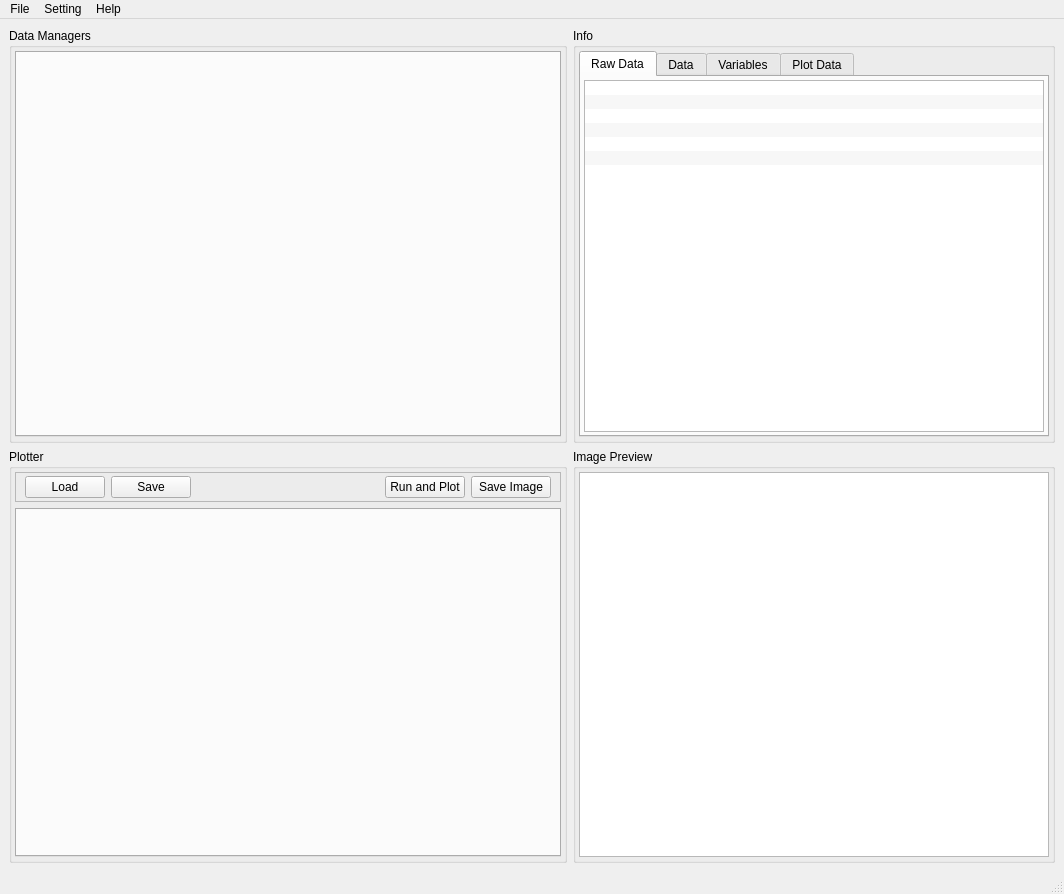
<?xml version="1.0" encoding="UTF-8"?>
<ui version="4.0">
 <class>MainWindow</class>
 <widget class="QMainWindow" name="MainWindow">
  <property name="enabled">
   <bool>true</bool>
  </property>
  <property name="geometry">
   <rect>
    <x>0</x>
    <y>0</y>
    <width>1064</width>
    <height>894</height>
   </rect>
  </property>
  <property name="font">
   <font>
    <pointsize>9</pointsize>
   </font>
  </property>
  <property name="windowTitle">
   <string>EChem Plotter</string>
  </property>
  <property name="windowIcon">
   <iconset>
    <normaloff>../icon.ico</normaloff>../icon.ico</iconset>
  </property>
  <property name="styleSheet">
   <string notr="true"/>
  </property>
  <property name="locale">
   <locale language="English" country="UnitedStates"/>
  </property>
  <widget class="QWidget" name="centralwidget">
   <layout class="QGridLayout" name="gridLayout">
    <item row="2" column="0">
     <widget class="QGroupBox" name="plotterGB">
      <property name="title">
       <string>Plotter</string>
      </property>
      <layout class="QVBoxLayout" name="verticalLayout_3">
       <property name="leftMargin">
        <number>3</number>
       </property>
       <property name="topMargin">
        <number>3</number>
       </property>
       <property name="rightMargin">
        <number>3</number>
       </property>
       <property name="bottomMargin">
        <number>3</number>
       </property>
       <item>
        <widget class="QFrame" name="frame">
         <property name="minimumSize">
          <size>
           <width>0</width>
           <height>30</height>
          </size>
         </property>
         <property name="frameShape">
          <enum>QFrame::StyledPanel</enum>
         </property>
         <property name="frameShadow">
          <enum>QFrame::Raised</enum>
         </property>
         <layout class="QHBoxLayout" name="horizontalLayout_2">
          <property name="topMargin">
           <number>0</number>
          </property>
          <property name="rightMargin">
           <number>9</number>
          </property>
          <property name="bottomMargin">
           <number>0</number>
          </property>
          <item>
           <widget class="QPushButton" name="plotLoadPB">
            <property name="maximumSize">
             <size>
              <width>120</width>
              <height>16777215</height>
             </size>
            </property>
            <property name="toolTip">
             <string>&lt;html&gt;&lt;head/&gt;&lt;body&gt;&lt;p&gt;Load plot method.&lt;/p&gt;&lt;/body&gt;&lt;/html&gt;</string>
            </property>
            <property name="whatsThis">
             <string>&lt;html&gt;&lt;head/&gt;&lt;body&gt;&lt;p&gt;&lt;br/&gt;&lt;/p&gt;&lt;/body&gt;&lt;/html&gt;</string>
            </property>
            <property name="layoutDirection">
             <enum>Qt::LeftToRight</enum>
            </property>
            <property name="text">
             <string>Load</string>
            </property>
           </widget>
          </item>
          <item>
           <widget class="QPushButton" name="plotSavePB">
            <property name="maximumSize">
             <size>
              <width>120</width>
              <height>16777215</height>
             </size>
            </property>
            <property name="toolTip">
             <string>&lt;html&gt;&lt;head/&gt;&lt;body&gt;&lt;p&gt;Save current plot method.&lt;/p&gt;&lt;/body&gt;&lt;/html&gt;</string>
            </property>
            <property name="whatsThis">
             <string>&lt;html&gt;&lt;head/&gt;&lt;body&gt;&lt;p&gt;&lt;br/&gt;&lt;/p&gt;&lt;/body&gt;&lt;/html&gt;</string>
            </property>
            <property name="text">
             <string>Save</string>
            </property>
           </widget>
          </item>
          <item>
           <spacer name="horizontalSpacer">
            <property name="orientation">
             <enum>Qt::Horizontal</enum>
            </property>
            <property name="sizeHint" stdset="0">
             <size>
              <width>188</width>
              <height>20</height>
             </size>
            </property>
           </spacer>
          </item>
          <item>
           <widget class="QPushButton" name="runAndPlotPB">
            <property name="toolTip">
             <string>&lt;html&gt;&lt;head/&gt;&lt;body&gt;&lt;p&gt;Run all data managers, and then plot.&lt;/p&gt;&lt;p&gt;Use this button to plot if you haven't run a data manager after edit it.&lt;/p&gt;&lt;/body&gt;&lt;/html&gt;</string>
            </property>
            <property name="whatsThis">
             <string>&lt;html&gt;&lt;head/&gt;&lt;body&gt;&lt;p&gt;&lt;br/&gt;&lt;/p&gt;&lt;/body&gt;&lt;/html&gt;</string>
            </property>
            <property name="text">
             <string>Run and Plot</string>
            </property>
           </widget>
          </item>
          <item>
           <widget class="QPushButton" name="saveImagePB">
            <property name="toolTip">
             <string>&lt;html&gt;&lt;head/&gt;&lt;body&gt;&lt;p&gt;Save image with the image format setting.&lt;/p&gt;&lt;/body&gt;&lt;/html&gt;</string>
            </property>
            <property name="whatsThis">
             <string>&lt;html&gt;&lt;head/&gt;&lt;body&gt;&lt;p&gt;&lt;br/&gt;&lt;/p&gt;&lt;/body&gt;&lt;/html&gt;</string>
            </property>
            <property name="text">
             <string>Save Image</string>
            </property>
           </widget>
          </item>
         </layout>
        </widget>
       </item>
       <item>
        <widget class="QTabWidget" name="pltTabs">
         <property name="currentIndex">
          <number>-1</number>
         </property>
        </widget>
       </item>
      </layout>
     </widget>
    </item>
    <item row="2" column="1">
     <widget class="QGroupBox" name="imageGB">
      <property name="title">
       <string>Image Preview</string>
      </property>
      <layout class="QVBoxLayout" name="verticalLayout_4">
       <property name="leftMargin">
        <number>3</number>
       </property>
       <property name="topMargin">
        <number>3</number>
       </property>
       <property name="rightMargin">
        <number>3</number>
       </property>
       <property name="bottomMargin">
        <number>3</number>
       </property>
       <item>
        <widget class="QGraphicsView" name="canvas"/>
       </item>
      </layout>
     </widget>
    </item>
    <item row="0" column="1">
     <widget class="QGroupBox" name="infoGB">
      <property name="title">
       <string>Info</string>
      </property>
      <layout class="QVBoxLayout" name="verticalLayout_2">
       <property name="leftMargin">
        <number>3</number>
       </property>
       <property name="topMargin">
        <number>3</number>
       </property>
       <property name="rightMargin">
        <number>3</number>
       </property>
       <property name="bottomMargin">
        <number>3</number>
       </property>
       <item>
        <widget class="QTabWidget" name="infoTabs">
         <property name="currentIndex">
          <number>0</number>
         </property>
         <widget class="QWidget" name="rawDataTab">
          <attribute name="title">
           <string>Raw Data</string>
          </attribute>
          <layout class="QGridLayout" name="gridLayout_2">
           <property name="leftMargin">
            <number>3</number>
           </property>
           <property name="topMargin">
            <number>3</number>
           </property>
           <property name="rightMargin">
            <number>3</number>
           </property>
           <property name="bottomMargin">
            <number>3</number>
           </property>
           <item row="0" column="0">
            <widget class="QListWidget" name="rawDataInfoList">
             <property name="showDropIndicator" stdset="0">
              <bool>false</bool>
             </property>
             <property name="alternatingRowColors">
              <bool>true</bool>
             </property>
             <property name="selectionMode">
              <enum>QAbstractItemView::NoSelection</enum>
             </property>
             <property name="horizontalScrollMode">
              <enum>QAbstractItemView::ScrollPerPixel</enum>
             </property>
             <property name="resizeMode">
              <enum>QListView::Adjust</enum>
             </property>
             <property name="uniformItemSizes">
              <bool>true</bool>
             </property>
             <item>
              <property name="text">
               <string/>
              </property>
             </item>
             <item>
              <property name="text">
               <string/>
              </property>
             </item>
             <item>
              <property name="text">
               <string/>
              </property>
             </item>
             <item>
              <property name="text">
               <string/>
              </property>
             </item>
             <item>
              <property name="text">
               <string/>
              </property>
             </item>
             <item>
              <property name="text">
               <string/>
              </property>
             </item>
            </widget>
           </item>
          </layout>
         </widget>
         <widget class="QWidget" name="dataTab">
          <attribute name="title">
           <string>Data</string>
          </attribute>
          <layout class="QVBoxLayout" name="verticalLayout_6">
           <property name="leftMargin">
            <number>3</number>
           </property>
           <property name="topMargin">
            <number>3</number>
           </property>
           <property name="rightMargin">
            <number>3</number>
           </property>
           <property name="bottomMargin">
            <number>3</number>
           </property>
           <item>
            <widget class="QTableWidget" name="dataInfoTable">
             <property name="rowCount">
              <number>0</number>
             </property>
             <property name="columnCount">
              <number>4</number>
             </property>
             <column/>
             <column/>
             <column/>
             <column/>
            </widget>
           </item>
          </layout>
         </widget>
         <widget class="QWidget" name="varTab">
          <attribute name="title">
           <string>Variables</string>
          </attribute>
          <layout class="QVBoxLayout" name="verticalLayout_7">
           <property name="leftMargin">
            <number>3</number>
           </property>
           <property name="topMargin">
            <number>3</number>
           </property>
           <property name="rightMargin">
            <number>3</number>
           </property>
           <property name="bottomMargin">
            <number>3</number>
           </property>
           <item>
            <widget class="QTableWidget" name="varInfoTable">
             <property name="rowCount">
              <number>0</number>
             </property>
             <property name="columnCount">
              <number>2</number>
             </property>
             <attribute name="horizontalHeaderCascadingSectionResizes">
              <bool>false</bool>
             </attribute>
             <attribute name="horizontalHeaderDefaultSectionSize">
              <number>150</number>
             </attribute>
             <attribute name="horizontalHeaderShowSortIndicator" stdset="0">
              <bool>false</bool>
             </attribute>
             <attribute name="horizontalHeaderStretchLastSection">
              <bool>true</bool>
             </attribute>
             <column/>
             <column/>
            </widget>
           </item>
          </layout>
         </widget>
         <widget class="QWidget" name="plotDataTab">
          <attribute name="title">
           <string>Plot Data</string>
          </attribute>
          <layout class="QVBoxLayout" name="verticalLayout_8">
           <property name="leftMargin">
            <number>3</number>
           </property>
           <property name="topMargin">
            <number>3</number>
           </property>
           <property name="rightMargin">
            <number>3</number>
           </property>
           <property name="bottomMargin">
            <number>3</number>
           </property>
           <item>
            <widget class="QTableWidget" name="plotDataInfoTable">
             <property name="rowCount">
              <number>0</number>
             </property>
             <property name="columnCount">
              <number>4</number>
             </property>
             <attribute name="horizontalHeaderStretchLastSection">
              <bool>false</bool>
             </attribute>
             <column/>
             <column/>
             <column/>
             <column/>
            </widget>
           </item>
          </layout>
         </widget>
        </widget>
       </item>
      </layout>
     </widget>
    </item>
    <item row="0" column="0">
     <widget class="QGroupBox" name="mngGB">
      <property name="toolTip">
       <string/>
      </property>
      <property name="whatsThis">
       <string>&lt;html&gt;&lt;head/&gt;&lt;body&gt;&lt;p&gt;&lt;br/&gt;&lt;/p&gt;&lt;/body&gt;&lt;/html&gt;</string>
      </property>
      <property name="title">
       <string>Data Managers</string>
      </property>
      <layout class="QVBoxLayout" name="verticalLayout">
       <property name="spacing">
        <number>6</number>
       </property>
       <property name="leftMargin">
        <number>3</number>
       </property>
       <property name="topMargin">
        <number>3</number>
       </property>
       <property name="rightMargin">
        <number>3</number>
       </property>
       <property name="bottomMargin">
        <number>3</number>
       </property>
       <item>
        <widget class="QTabWidget" name="mngTabs">
         <property name="currentIndex">
          <number>-1</number>
         </property>
        </widget>
       </item>
      </layout>
     </widget>
    </item>
   </layout>
  </widget>
  <widget class="QStatusBar" name="statusbar"/>
  <widget class="QMenuBar" name="menuBar">
   <property name="geometry">
    <rect>
     <x>0</x>
     <y>0</y>
     <width>1064</width>
     <height>21</height>
    </rect>
   </property>
   <widget class="QMenu" name="menua">
    <property name="title">
     <string>File</string>
    </property>
    <addaction name="menuSaveTemplate"/>
    <addaction name="menuLoadTemplate"/>
    <addaction name="menuLoadDataMethod"/>
    <addaction name="meunBatchProcess"/>
   </widget>
   <widget class="QMenu" name="menuHelp">
    <property name="title">
     <string>Help</string>
    </property>
    <addaction name="menuDoc"/>
   </widget>
   <widget class="QMenu" name="menuSetting">
    <property name="title">
     <string>Setting</string>
    </property>
    <addaction name="menuImageFormat"/>
   </widget>
   <addaction name="menua"/>
   <addaction name="menuSetting"/>
   <addaction name="menuHelp"/>
  </widget>
  <action name="menuNewDataMethod">
   <property name="text">
    <string>New Data Method</string>
   </property>
  </action>
  <action name="actiond">
   <property name="text">
    <string>Open Method</string>
   </property>
  </action>
  <action name="actionSave_Method">
   <property name="text">
    <string>Save Method...</string>
   </property>
  </action>
  <action name="menuSaveImage">
   <property name="text">
    <string>Save Image</string>
   </property>
  </action>
  <action name="actionSave_Data">
   <property name="text">
    <string>Save Data</string>
   </property>
  </action>
  <action name="menuLoadDataMethod">
   <property name="text">
    <string>Load Data Method to All</string>
   </property>
  </action>
  <action name="menuOpenData">
   <property name="text">
    <string>Data File</string>
   </property>
  </action>
  <action name="menuOpenDataMethod">
   <property name="text">
    <string>Data Method File</string>
   </property>
  </action>
  <action name="actionStyle">
   <property name="text">
    <string>Style</string>
   </property>
  </action>
  <action name="menuOpenPlotMethod">
   <property name="text">
    <string>Plot Method File</string>
   </property>
  </action>
  <action name="menuSavePlotMethod">
   <property name="text">
    <string>Save Plot Method</string>
   </property>
  </action>
  <action name="menuSaveTemplate">
   <property name="text">
    <string>Save Template</string>
   </property>
  </action>
  <action name="menuLoadTemplate">
   <property name="text">
    <string>Load Template</string>
   </property>
  </action>
  <action name="menuImageFormat">
   <property name="text">
    <string>Image Format</string>
   </property>
  </action>
  <action name="actionDefault_Template">
   <property name="text">
    <string>Image Setting</string>
   </property>
  </action>
  <action name="meunBatchProcess">
   <property name="text">
    <string>Batch Process</string>
   </property>
  </action>
  <action name="actionExport_Current_Plot_Data">
   <property name="text">
    <string>Export Plot Data</string>
   </property>
  </action>
  <action name="actionExport_Data">
   <property name="text">
    <string>Export Data</string>
   </property>
  </action>
  <action name="menuDoc">
   <property name="text">
    <string>Documentation</string>
   </property>
  </action>
 </widget>
 <resources/>
 <connections/>
</ui>
